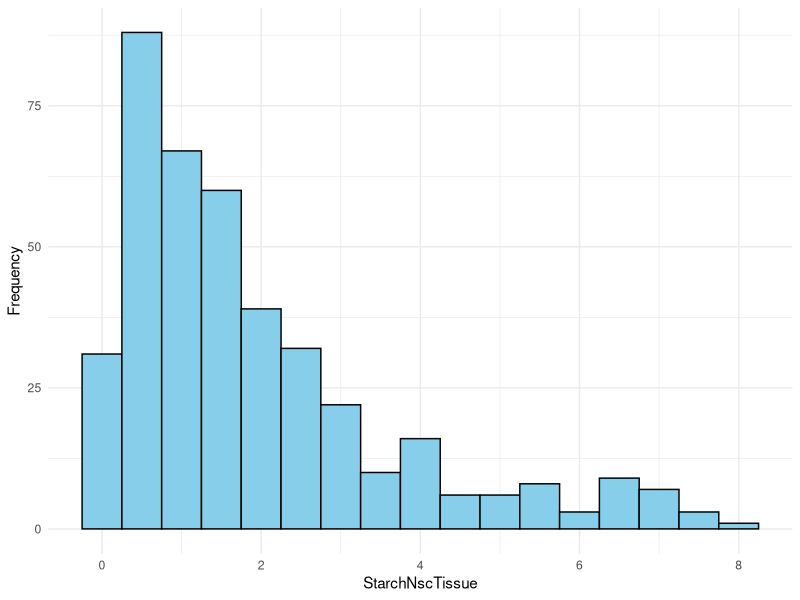
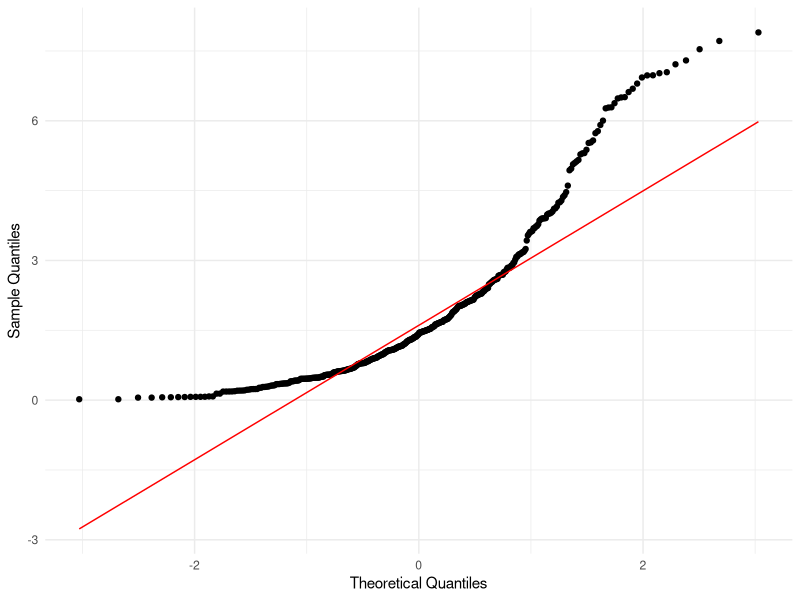
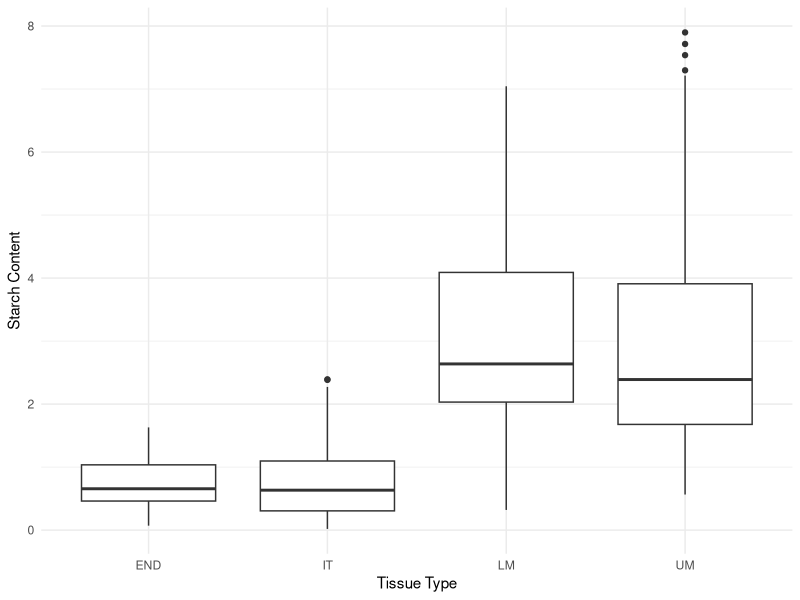
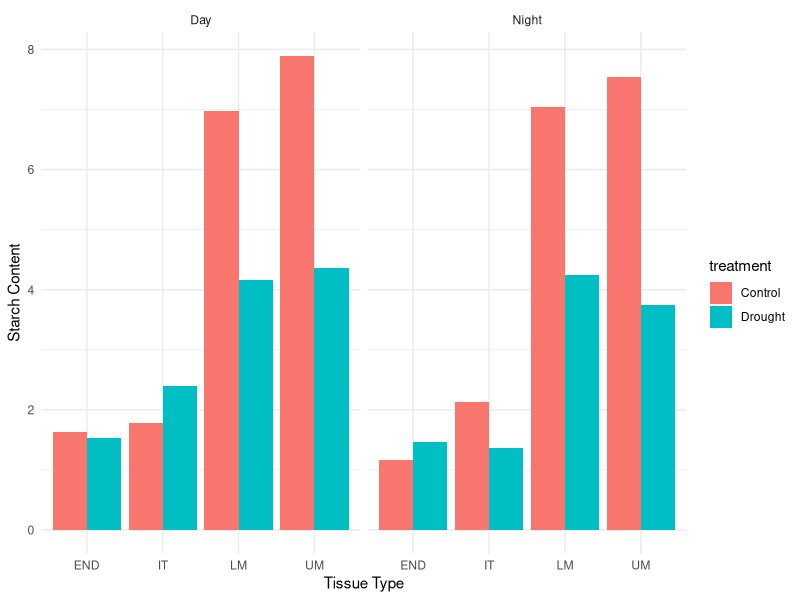

These charts were generated, in order, by the following R code:
## ---- chunk 1
#| label: data-setup
#| echo: false
#| eval: true
data <- read.csv("data.csv")
## ---- chunk 2
#| label: fig-abbrevstats
#| echo: false
#| eval: true

library(knitr)
library(dplyr)

overall_summary <- data %>%
  summarize(
    Mean = mean(StarchNscTissue, na.rm = TRUE),
    Median = median(StarchNscTissue, na.rm = TRUE),
    SD = sd(StarchNscTissue, na.rm = TRUE),
    Min = min(StarchNscTissue, na.rm = TRUE),
    Max = max(StarchNscTissue, na.rm = TRUE),
    N = n()
  ) %>%
  mutate(Group = "Overall")

# By Location (campagne)
location_summary <- data %>%
  group_by(campagne) %>%
  summarize(
    Mean = mean(StarchNscTissue, na.rm = TRUE),
    Median = median(StarchNscTissue, na.rm = TRUE),
    SD = sd(StarchNscTissue, na.rm = TRUE),
    Min = min(StarchNscTissue, na.rm = TRUE),
    Max = max(StarchNscTissue, na.rm = TRUE),
    N = n()
  ) %>%
  mutate(Group = paste("campagne:", campagne))

# By DayPeriod
dayperiod_summary <- data %>%
  group_by(dayPeriod) %>%
  summarize(
    Mean = mean(StarchNscTissue, na.rm = TRUE),
    Median = median(StarchNscTissue, na.rm = TRUE),
    SD = sd(StarchNscTissue, na.rm = TRUE),
    Min = min(StarchNscTissue, na.rm = TRUE),
    Max = max(StarchNscTissue, na.rm = TRUE),
    N = n()
  ) %>%
  mutate(Group = paste("dayPeriod:", dayPeriod))

# Combine tables
combined_summary <- bind_rows(overall_summary, location_summary, dayperiod_summary) %>%
  arrange(factor(Group, levels = c("Overall", unique(location_summary$Group), unique(dayperiod_summary$Group)))) %>%
  select(Group, N, Mean, Median, SD, Min, Max)

# Display the table
kable(combined_summary, format = "markdown", caption = "Summary statistics of starch content.")
## ---- chunk 3
#| label: fig-normallity
#| echo: false
#| eval: true
#| layout-ncol: 2
#| fig-cap: "Plots used to check normallity assumption."
#| fig-subcap: 
#|  - "Histogram of starch content."
#|  - "Q-Q plot of starch content."
#| fig-width: 6
#| fig-height: 4

library(ggplot2)

ggplot(data, aes(x = StarchNscTissue)) +
  geom_histogram(binwidth = 0.5, color = "black", fill = "skyblue") +
  labs(
    x = "StarchNscTissue",
    y = "Frequency"
  ) +
  theme_minimal()

ggplot(data, aes(sample = StarchNscTissue)) +
  stat_qq() +
  stat_qq_line(color = "red") +
  labs(
    x = "Theoretical Quantiles",
    y = "Sample Quantiles"
  ) +
  theme_minimal()

## ---- chunk 4
#| label: fig-tissue
#| echo: false
#| eval: true
#| fig-cap: "Boxplot of starch contents by tissue types"
#| fig-width: 4
#| fig-height: 3

ggplot(data, aes(x = tissu, y = StarchNscTissue)) +
  geom_boxplot() +
  labs(y = "Starch Content", x="Tissue Type") +
  theme_minimal()

## ---- chunk 5
#| label: fig-toma-graph
#| echo: false
#| eval: true
#| fig-cap: "Barchat of starch content vs. tissue types, separating by treatment and day or night."
#| fig-width: 5
#| fig-height: 3.5

ggplot(data, aes(x = tissu, y = StarchNscTissue, fill = treatment)) +
  geom_bar(stat = "identity", position = "dodge") +
  facet_wrap(~ dayPeriod) +
  labs(
    x = "Tissue Type",
    y = "Starch Content"
  ) +
  theme_minimal()

